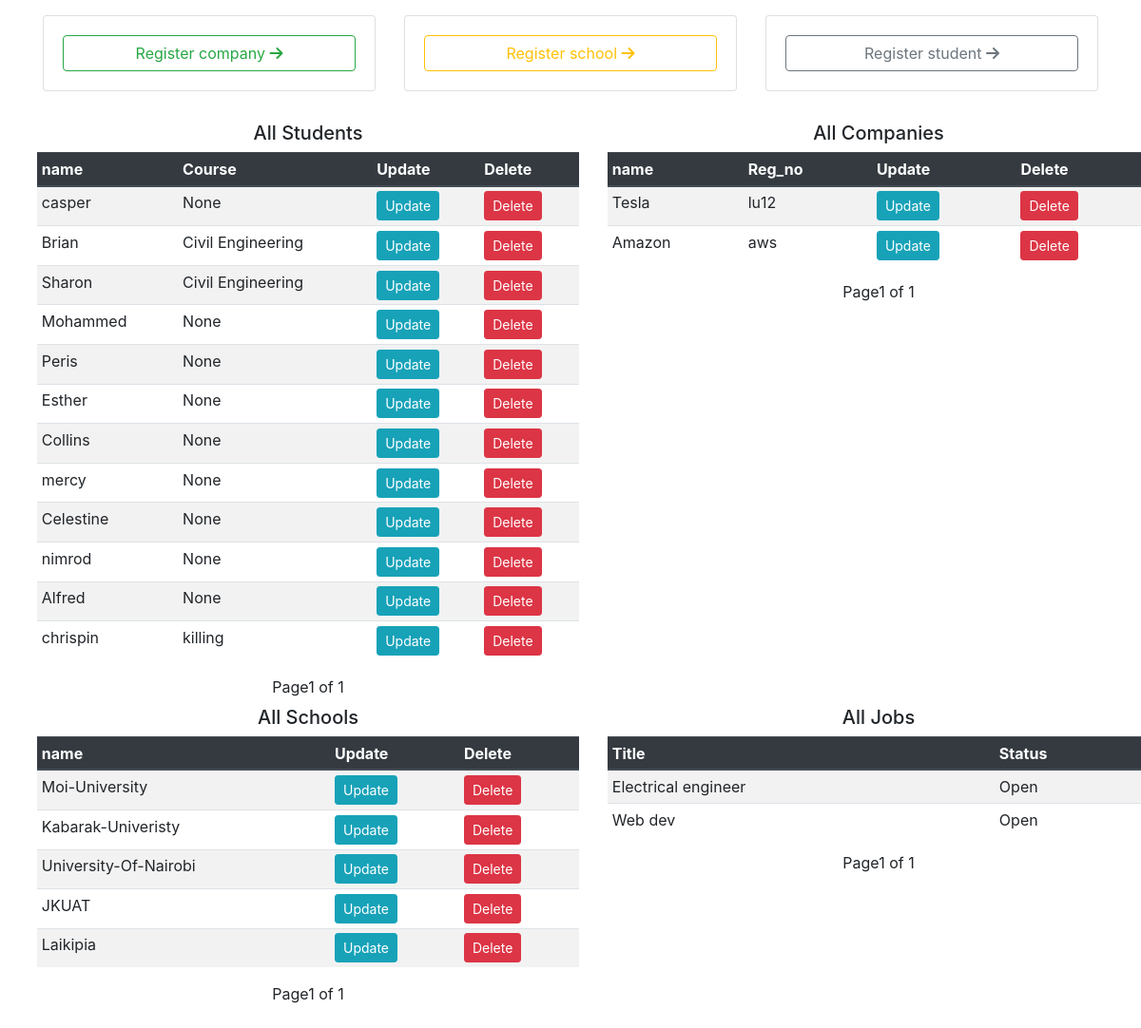
The page /portaladmin/ (signed in) on the database as committed earlier.
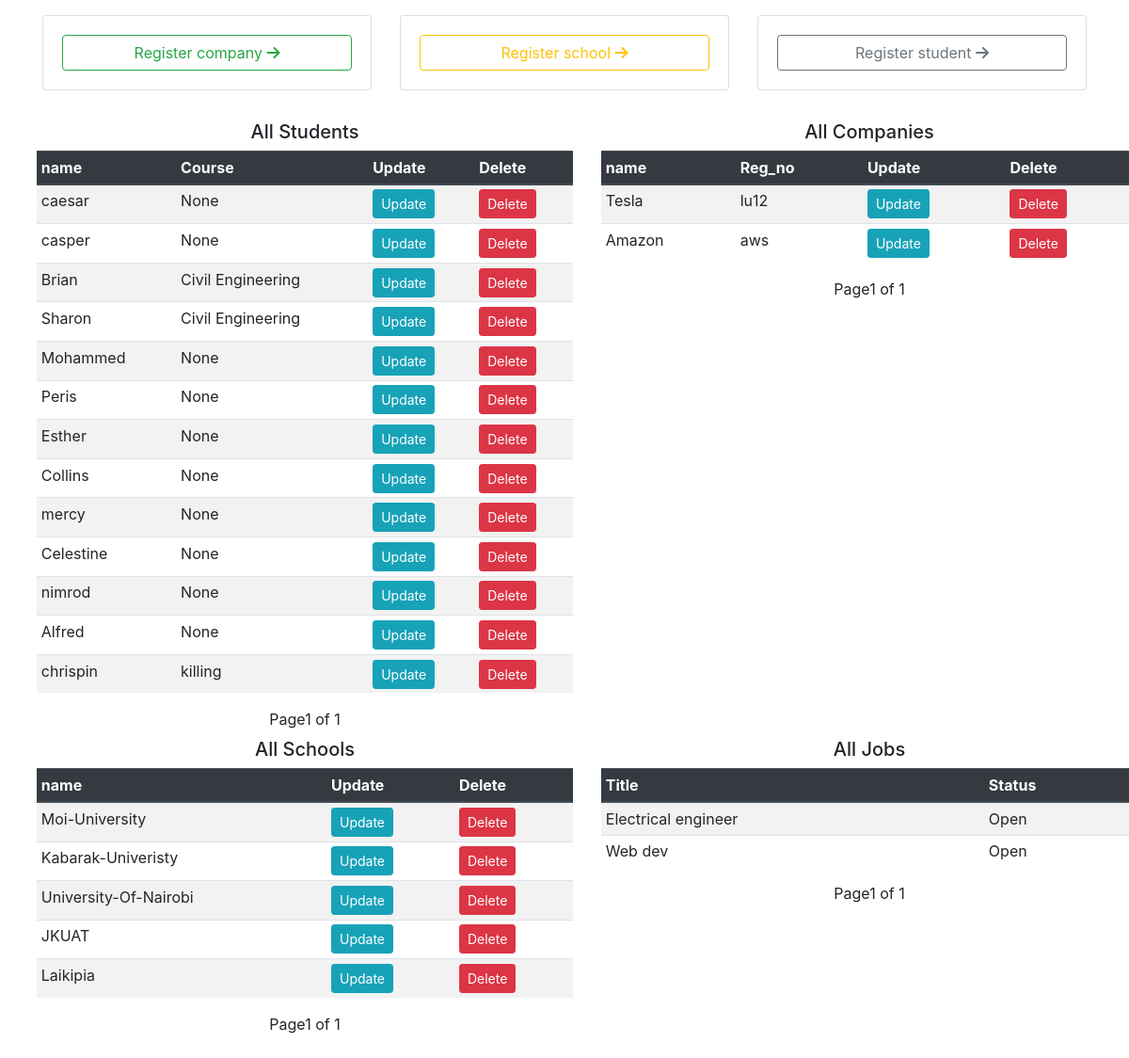
The same page on the database as committed later.
### openings/models.py (models this page shows, shortened)
class Student(models.Model):
    user = models.OneToOneField(User, on_delete=models.CASCADE)
    school = models.ForeignKey(School, on_delete=models.SET_NULL, null=True)
    course = models.CharField(max_length=100, null=True )

class User(AbstractUser):
    is_student = models.BooleanField(default=False)
    is_company = models.BooleanField(default=False)
    is_school = models.BooleanField(default=False)

class Company(models.Model):
    user = models.OneToOneField(User, on_delete=models.CASCADE)
    reg_no = models.CharField(max_length=100)

class School(models.Model):
    user = models.OneToOneField(User, on_delete=models.CASCADE)

class Jobs(models.Model):
    title = models.CharField(max_length=1000)
    required_skills = RichTextField()
    is_open = models.BooleanField(default=True)
    company = models.ForeignKey(Company, on_delete=models.CASCADE)

### openings/views.py (the view)
# urls.py: path('admin/', admin.site.urls),
@login_required
def admin(request):
    if request.user.is_staff:
        job_list = Jobs.objects.all().order_by('-id')
        page = request.GET.get('page', 1)
        paginator = Paginator(job_list, 15)
        try:
            jobs = paginator.page(page)
        except PageNotAnInteger:
            jobs = paginator.page(1)
        except EmptyPage:
            jobs = paginator.page(paginator.num_pages)
        company_list = Company.objects.all().order_by('-id')
        page = request.GET.get('page', 1)
        paginator = Paginator(company_list, 15)
        try:
            companies = paginator.page(page)
        except PageNotAnInteger:
            companies = paginator.page(1)
        except EmptyPage:
            companies = paginator.page(paginator.num_pages)
        school_list = School.objects.all().order_by('-id')
        page = request.GET.get('page', 1)
        paginator = Paginator(school_list, 15)
        try:
            schools = paginator.page(page)
        except PageNotAnInteger:
            schools = paginator.page(1)
        except EmptyPage:
            schools = paginator.page(paginator.num_pages)
        student_list = Student.objects.all().order_by('-id')
        page = request.GET.get('page', 1)
        paginator = Paginator(student_list, 15)
        try:
            students = paginator.page(page)
        except PageNotAnInteger:
            students = paginator.page(1)
        except EmptyPage:
            students = paginator.page(paginator.num_pages)
        context = {
            'companies':companies,
            'jobs':jobs,
            'schools':schools,
            'students':students
        }
        return render(request, 'admin.html', context)
    return redirect('home')

### templates/admin.html (shortened to what this page needs)
<!DOCTYPE html>
<html lang="en">
<head>
    <link rel="stylesheet" href="https://stackpath.bootstrapcdn.com/bootstrap/4.4.1/css/bootstrap.min.css"
>
    <link rel="stylesheet" href="https://stackpath.bootstrapcdn.com/font-awesome/4.7.0/css/font-awesome.min.css">
    <link rel="stylesheet" href="https://use.fontawesome.com/releases/v5.6.1/css/all.css">
</head>
<body>
  <div class="container mt-3 mb-2">
    <div class="row">
      <div class="col-md-4">
        <div class="card">
          <div class="card-body">
            <a href="{% url 'company_register' %}" class="btn btn-block btn-outline-success">Register company <i class="fa fa-solid fa-arrow-right"></i></a>
          </div>
        </div>
      </div>
      <div class="col-md-4">
        <div class="card">
          <div class="card-body">
            <a href="{% url 'school_register' %}" class="btn btn-block btn-outline-warning">Register school <i class="fa fa-solid fa-arrow-right"></i></a>
          </div>
        </div>
      </div>
      <div class="col-md-4">
        <div class="card">
          <div class="card-body">
            <a href="{% url 'student_register' %}" class="btn btn-block btn-outline-secondary">Register student <i class="fa fa-solid fa-arrow-right"></i></a>
          </div>
        </div>
      </div>
    </div>
  </div>
<div class="container-fluid m-4 mt-4 mb-3">
  <div class="row">
    <div class="col-md-6">
      <div class="table-responsive">
        <h5 class="text-center mt-2 mb-2">All Students</h5>
        <table class="table table-sm table-striped table-hover">
          <thead class=" thead-dark">
            <tr>
              <th scope="col">name</th>
              <th scope="col">Course</th>
              <th scope="col">Update</th>
              <th scope="col">Delete</th>
            </tr>
          </thead>
          <tbody>
            {% for student in students %}
              <tr>
                  <td>{{student.user.username}}</td>
                  <td>{{student.course}}</td>
                  <td><a class="btn btn-info btn-sm" href="{% url 'update_student' student.id %}">Update</a></td>
                  <td><a class="btn btn-danger btn-sm" href="/delete/student/{{student.id}}">Delete</a></td>
                  </tr>
            {% endfor %}
          </tbody>
          </table>
        </div>
            <div class="pagination align-items-center justify-content-center">
              <span class="step-links">
                  <span class="current">
                       Page{{ students.number }} of {{ students.paginator.num_pages }}
                  </span>
              </span>
          </div>
    </div>
    <div class="col-md-6">
      <div class="table-responsive">
        <h5 class="text-center mt-2 mb-2">All Companies</h5>
        <table class="table table-sm table-striped table-hover">
          <thead class=" thead-dark">
            <tr>
              <th scope="col">name</th>
              <th scope="col">Reg_no</th>
              <th scope="col">Update</th>
              <th scope="col">Delete</th>
            </tr>
          </thead>
          <tbody>
            {% for company in companies %}
              <tr>
                  <td>{{company.user.username}}</td>
                  <td>{{company.reg_no}}</td>
                  <td><a class="btn btn-info btn-sm" href="{% url 'update_company' company.id %}">Update</a></td>
                  <td><a class="btn btn-danger btn-sm" href="/delete/company/{{company.id}}">Delete</a></td>
                  </tr>
            {% endfor %}
          </tbody>
          </table>
        </div>
            <div class="pagination align-items-center justify-content-center">
              <span class="step-links">
                  <span class="current">
                       Page{{ companies.number }} of {{ companies.paginator.num_pages }}
                  </span>
              </span>
          </div>
    </div>
  </div>
  <div class="row">
    <div class="col-md-6">
      <div class="table-responsive">
        <h5 class="text-center mt-2 mb-2">All Schools</h5>
        <table class="table table-sm table-striped table-hover">
          <thead class=" thead-dark">
            <tr>
              <th scope="col">name</th>
              <th scope="col">Update</th>
              <th scope="col">Delete</th>
            </tr>
          </thead>
          <tbody>
            {% for school in schools %}
              <tr>
                  <td>{{school.user.username}}</td>
                  <td><a class="btn btn-info btn-sm" href="{% url 'update_school' school.id %}">Update</a></td>
                  <td><a class="btn btn-danger btn-sm" href="/delete/school/{{school.id}}">Delete</a></td>
                  </tr>
            {% endfor %}
          </tbody>
          </table>
        </div>
            <div class="pagination align-items-center justify-content-center">
              <span class="step-links">
                  <span class="current">
                       Page{{ schools.number }} of {{ schools.paginator.num_pages }}
                  </span>
              </span>
          </div>
    </div>
    <div class="col-md-6">
      <div class="table-responsive">
        <h5 class="text-center mt-2 mb-2">All Jobs</h5>
        <table class="table table-sm table-striped table-hover">
          <thead class=" thead-dark">
            <tr>
              <th scope="col">Title</th>
              <th scope="col">Status
              </th>
            </tr>
          </thead>
          <tbody>
            {% for job in jobs %}
              <tr>
                  <td>{{job.title}}</td>
                  {% if job.is_open == True %}
                    <td>Open</td>
                  {% else %}
                   <td>Closed</td>
                  {% endif %}
                  </tr>
            {% endfor %}
          </tbody>
          </table>
        </div>
            <div class="pagination align-items-center justify-content-center">
              <span class="step-links">
                  <span class="current">
                       Page{{ jobs.number }} of {{ jobs.paginator.num_pages }}
                  </span>
              </span>
          </div>
    </div>
  </div>
</div>
</body>
</html>

Rows that differ between the two databases and show on the page:
added Student: user.username "caesar", course "None"
